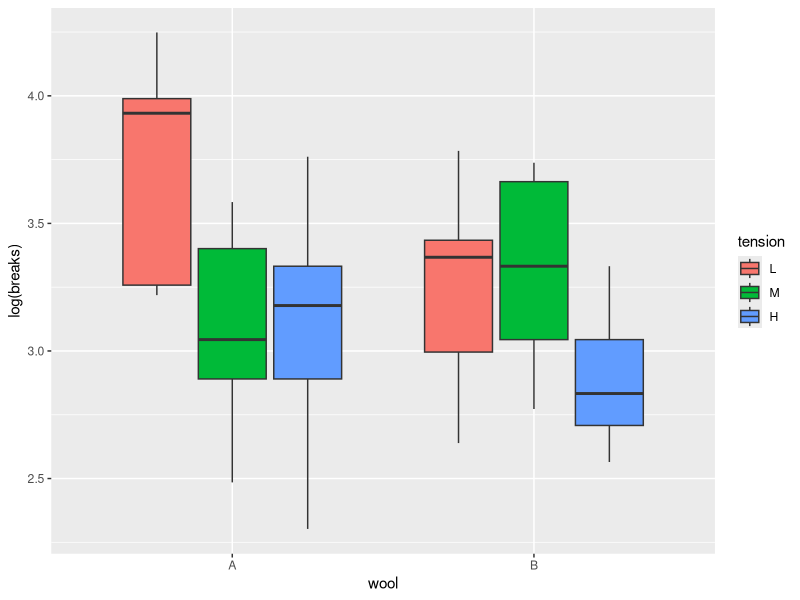

Reproduce this figure in R. (Note: this script raises an error after producing the figure.)
## ---- chunk 1
data("warpbreaks")
head(warpbreaks)
## ---- chunk 2
table(warpbreaks$wool, warpbreaks$tension)
## ---- chunk 3
library(car)
library(lsmeans)
library(grid)
library(gridExtra)
library(ggplot2)
library(tidyverse)
library(broom)
library(ggsignif)
## ---- chunk 4
warpbreaks %>%
  ggplot(aes(log(breaks), x = wool, fill = tension)) +
  geom_boxplot()
## ---- chunk 5
# print(wilcox.test(log(breaks) ~ wool, data = warpbreaks))
print(t.test(log(breaks) ~ wool, data = warpbreaks))
## ---- chunk 6
model1 = lm(log(breaks) ~ tension, data = warpbreaks)
print(Anova(model))
## ---- chunk 7
print(lsmeans(model1, pairwise ~ tension, adjust = "tukey"))
## ---- chunk 8
p1 = warpbreaks %>%
  ggplot(aes(y = log(breaks), x = wool, fill = wool)) +
  geom_boxplot()

p2 = warpbreaks %>%
  ggplot(aes(y = log(breaks), x = tension, fill = tension)) +
  geom_boxplot() +
  geom_signif(y_position = 4.35, xmin = 1, xmax = 3, annotation = "**")

grid.arrange(p1, p2, ncol = 2)
## ---- chunk 9
print(summary(model1))
## ---- chunk 10
# I chose to use the expanded version of the formula in order to be more explicit about things
model2 = lm(log(breaks) ~ 1 + tension + wool + tension:wool, data = warpbreaks)
print(Anova(model2))
## ---- chunk 11
print(lsmeans(model2, pairwise ~ tension * wool, adjustment = "tukey"))
## ---- chunk 12
warpbreaks %>%
  ggplot(aes(x = wool, y = log(breaks), group = tension, color = tension)) +
  stat_summary(fun.y = mean, geom = 'point') +
  stat_summary(fun.y = mean, geom = 'line')
